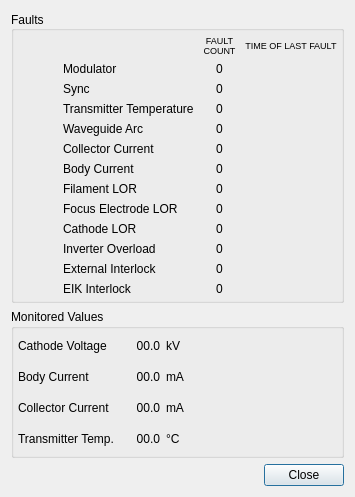
<?xml version="1.0" encoding="UTF-8"?>
<ui version="4.0">
 <class>XmitDetails</class>
 <widget class="QDialog" name="XmitDetails">
  <property name="geometry">
   <rect>
    <x>0</x>
    <y>0</y>
    <width>355</width>
    <height>497</height>
   </rect>
  </property>
  <property name="windowTitle">
   <string>Transmitter Status</string>
  </property>
  <property name="modal">
   <bool>false</bool>
  </property>
  <layout class="QVBoxLayout" name="verticalLayout">
   <item>
    <widget class="QGroupBox" name="xmitterFaultDetailsBox">
     <property name="enabled">
      <bool>true</bool>
     </property>
     <property name="sizePolicy">
      <sizepolicy hsizetype="MinimumExpanding" vsizetype="Preferred">
       <horstretch>0</horstretch>
       <verstretch>0</verstretch>
      </sizepolicy>
     </property>
     <property name="title">
      <string>Faults</string>
     </property>
     <property name="alignment">
      <set>Qt::AlignLeading|Qt::AlignLeft|Qt::AlignVCenter</set>
     </property>
     <property name="flat">
      <bool>false</bool>
     </property>
     <property name="checkable">
      <bool>false</bool>
     </property>
     <layout class="QGridLayout" name="gridLayout_2">
      <property name="margin">
       <number>4</number>
      </property>
      <item row="10" column="1">
       <widget class="QLabel" name="inverterOverloadFaultLabel">
        <property name="text">
         <string>Inverter Overload</string>
        </property>
       </widget>
      </item>
      <item row="2" column="3">
       <widget class="QLabel" name="syncFaultTime">
        <property name="text">
         <string/>
        </property>
        <property name="alignment">
         <set>Qt::AlignCenter</set>
        </property>
       </widget>
      </item>
      <item row="0" column="2">
       <widget class="QLabel" name="faultCountColumnTitle">
        <property name="font">
         <font>
          <pointsize>7</pointsize>
          <weight>50</weight>
          <bold>false</bold>
         </font>
        </property>
        <property name="text">
         <string>FAULT
COUNT</string>
        </property>
        <property name="alignment">
         <set>Qt::AlignCenter</set>
        </property>
       </widget>
      </item>
      <item row="0" column="3">
       <widget class="QLabel" name="faultTimeColumnTitle">
        <property name="font">
         <font>
          <pointsize>7</pointsize>
         </font>
        </property>
        <property name="text">
         <string>TIME OF LAST FAULT</string>
        </property>
        <property name="scaledContents">
         <bool>false</bool>
        </property>
        <property name="alignment">
         <set>Qt::AlignCenter</set>
        </property>
       </widget>
      </item>
      <item row="1" column="0">
       <widget class="QLabel" name="modulatorFaultIcon">
        <property name="sizePolicy">
         <sizepolicy hsizetype="Preferred" vsizetype="Preferred">
          <horstretch>0</horstretch>
          <verstretch>0</verstretch>
         </sizepolicy>
        </property>
        <property name="text">
         <string/>
        </property>
        <property name="pixmap">
         <pixmap resource="HcrGuiMainWindow.qrc">:/greenLED_off.png</pixmap>
        </property>
       </widget>
      </item>
      <item row="1" column="1">
       <widget class="QLabel" name="modulatorFaultLabel">
        <property name="sizePolicy">
         <sizepolicy hsizetype="Preferred" vsizetype="Preferred">
          <horstretch>0</horstretch>
          <verstretch>0</verstretch>
         </sizepolicy>
        </property>
        <property name="text">
         <string>Modulator</string>
        </property>
        <property name="indent">
         <number>0</number>
        </property>
       </widget>
      </item>
      <item row="1" column="2">
       <widget class="QLabel" name="modulatorFaultCount">
        <property name="text">
         <string>0</string>
        </property>
        <property name="alignment">
         <set>Qt::AlignCenter</set>
        </property>
       </widget>
      </item>
      <item row="1" column="3">
       <widget class="QLabel" name="modulatorFaultTime">
        <property name="text">
         <string/>
        </property>
        <property name="alignment">
         <set>Qt::AlignCenter</set>
        </property>
       </widget>
      </item>
      <item row="2" column="0">
       <widget class="QLabel" name="syncFaultIcon">
        <property name="sizePolicy">
         <sizepolicy hsizetype="Preferred" vsizetype="Preferred">
          <horstretch>0</horstretch>
          <verstretch>0</verstretch>
         </sizepolicy>
        </property>
        <property name="text">
         <string/>
        </property>
        <property name="pixmap">
         <pixmap resource="HcrGuiMainWindow.qrc">:/greenLED_off.png</pixmap>
        </property>
       </widget>
      </item>
      <item row="2" column="1">
       <widget class="QLabel" name="syncFaultLabel">
        <property name="sizePolicy">
         <sizepolicy hsizetype="Preferred" vsizetype="Preferred">
          <horstretch>0</horstretch>
          <verstretch>0</verstretch>
         </sizepolicy>
        </property>
        <property name="text">
         <string>Sync</string>
        </property>
       </widget>
      </item>
      <item row="2" column="2">
       <widget class="QLabel" name="syncFaultCount">
        <property name="text">
         <string>0</string>
        </property>
        <property name="alignment">
         <set>Qt::AlignCenter</set>
        </property>
       </widget>
      </item>
      <item row="3" column="0">
       <widget class="QLabel" name="xmitterTempFaultIcon">
        <property name="sizePolicy">
         <sizepolicy hsizetype="Preferred" vsizetype="Preferred">
          <horstretch>0</horstretch>
          <verstretch>0</verstretch>
         </sizepolicy>
        </property>
        <property name="text">
         <string/>
        </property>
        <property name="pixmap">
         <pixmap resource="HcrGuiMainWindow.qrc">:/greenLED_off.png</pixmap>
        </property>
       </widget>
      </item>
      <item row="3" column="1">
       <widget class="QLabel" name="xmitterTempFaultLabel">
        <property name="sizePolicy">
         <sizepolicy hsizetype="Preferred" vsizetype="Preferred">
          <horstretch>0</horstretch>
          <verstretch>0</verstretch>
         </sizepolicy>
        </property>
        <property name="text">
         <string>Transmitter Temperature</string>
        </property>
       </widget>
      </item>
      <item row="3" column="2">
       <widget class="QLabel" name="xmitterTempFaultCount">
        <property name="text">
         <string>0</string>
        </property>
        <property name="alignment">
         <set>Qt::AlignCenter</set>
        </property>
       </widget>
      </item>
      <item row="3" column="3">
       <widget class="QLabel" name="xmitterTempFaultTime">
        <property name="text">
         <string/>
        </property>
        <property name="alignment">
         <set>Qt::AlignCenter</set>
        </property>
       </widget>
      </item>
      <item row="4" column="0">
       <widget class="QLabel" name="wgArcFaultIcon">
        <property name="sizePolicy">
         <sizepolicy hsizetype="Preferred" vsizetype="Preferred">
          <horstretch>0</horstretch>
          <verstretch>0</verstretch>
         </sizepolicy>
        </property>
        <property name="text">
         <string/>
        </property>
        <property name="pixmap">
         <pixmap resource="HcrGuiMainWindow.qrc">:/greenLED_off.png</pixmap>
        </property>
       </widget>
      </item>
      <item row="4" column="1">
       <widget class="QLabel" name="wgArcFaultLabel">
        <property name="sizePolicy">
         <sizepolicy hsizetype="Preferred" vsizetype="Preferred">
          <horstretch>0</horstretch>
          <verstretch>0</verstretch>
         </sizepolicy>
        </property>
        <property name="text">
         <string>Waveguide Arc</string>
        </property>
       </widget>
      </item>
      <item row="4" column="2">
       <widget class="QLabel" name="wgArcFaultCount">
        <property name="text">
         <string>0</string>
        </property>
        <property name="alignment">
         <set>Qt::AlignCenter</set>
        </property>
       </widget>
      </item>
      <item row="4" column="3">
       <widget class="QLabel" name="wgArcFaultTime">
        <property name="text">
         <string/>
        </property>
        <property name="alignment">
         <set>Qt::AlignCenter</set>
        </property>
       </widget>
      </item>
      <item row="5" column="0">
       <widget class="QLabel" name="collectorCurrFaultIcon">
        <property name="sizePolicy">
         <sizepolicy hsizetype="Preferred" vsizetype="Preferred">
          <horstretch>0</horstretch>
          <verstretch>0</verstretch>
         </sizepolicy>
        </property>
        <property name="text">
         <string/>
        </property>
        <property name="pixmap">
         <pixmap resource="HcrGuiMainWindow.qrc">:/greenLED_off.png</pixmap>
        </property>
       </widget>
      </item>
      <item row="5" column="1">
       <widget class="QLabel" name="collectorCurrFaultLabel">
        <property name="sizePolicy">
         <sizepolicy hsizetype="Preferred" vsizetype="Preferred">
          <horstretch>0</horstretch>
          <verstretch>0</verstretch>
         </sizepolicy>
        </property>
        <property name="text">
         <string>Collector Current</string>
        </property>
       </widget>
      </item>
      <item row="5" column="2">
       <widget class="QLabel" name="collectorCurrFaultCount">
        <property name="text">
         <string>0</string>
        </property>
        <property name="alignment">
         <set>Qt::AlignCenter</set>
        </property>
       </widget>
      </item>
      <item row="5" column="3">
       <widget class="QLabel" name="collectorCurrFaultTime">
        <property name="text">
         <string/>
        </property>
        <property name="alignment">
         <set>Qt::AlignCenter</set>
        </property>
       </widget>
      </item>
      <item row="6" column="0">
       <widget class="QLabel" name="bodyCurrFaultIcon">
        <property name="sizePolicy">
         <sizepolicy hsizetype="Preferred" vsizetype="Preferred">
          <horstretch>0</horstretch>
          <verstretch>0</verstretch>
         </sizepolicy>
        </property>
        <property name="text">
         <string/>
        </property>
        <property name="pixmap">
         <pixmap resource="HcrGuiMainWindow.qrc">:/greenLED_off.png</pixmap>
        </property>
       </widget>
      </item>
      <item row="6" column="1">
       <widget class="QLabel" name="bodyCurrFaultLabel">
        <property name="sizePolicy">
         <sizepolicy hsizetype="Preferred" vsizetype="Preferred">
          <horstretch>0</horstretch>
          <verstretch>0</verstretch>
         </sizepolicy>
        </property>
        <property name="text">
         <string>Body Current</string>
        </property>
       </widget>
      </item>
      <item row="6" column="2">
       <widget class="QLabel" name="bodyCurrFaultCount">
        <property name="text">
         <string>0</string>
        </property>
        <property name="alignment">
         <set>Qt::AlignCenter</set>
        </property>
       </widget>
      </item>
      <item row="6" column="3">
       <widget class="QLabel" name="bodyCurrFaultTime">
        <property name="text">
         <string/>
        </property>
        <property name="alignment">
         <set>Qt::AlignCenter</set>
        </property>
       </widget>
      </item>
      <item row="7" column="0">
       <widget class="QLabel" name="filamentLorFaultIcon">
        <property name="sizePolicy">
         <sizepolicy hsizetype="Preferred" vsizetype="Preferred">
          <horstretch>0</horstretch>
          <verstretch>0</verstretch>
         </sizepolicy>
        </property>
        <property name="text">
         <string/>
        </property>
        <property name="pixmap">
         <pixmap resource="HcrGuiMainWindow.qrc">:/greenLED_off.png</pixmap>
        </property>
       </widget>
      </item>
      <item row="7" column="2">
       <widget class="QLabel" name="filamentLorFaultCount">
        <property name="text">
         <string>0</string>
        </property>
        <property name="alignment">
         <set>Qt::AlignCenter</set>
        </property>
       </widget>
      </item>
      <item row="7" column="3">
       <widget class="QLabel" name="filamentLorFaultTime">
        <property name="text">
         <string/>
        </property>
        <property name="alignment">
         <set>Qt::AlignCenter</set>
        </property>
       </widget>
      </item>
      <item row="8" column="0">
       <widget class="QLabel" name="focusElectrodeLorFaultIcon">
        <property name="sizePolicy">
         <sizepolicy hsizetype="Preferred" vsizetype="Preferred">
          <horstretch>0</horstretch>
          <verstretch>0</verstretch>
         </sizepolicy>
        </property>
        <property name="text">
         <string/>
        </property>
        <property name="pixmap">
         <pixmap resource="HcrGuiMainWindow.qrc">:/greenLED_off.png</pixmap>
        </property>
       </widget>
      </item>
      <item row="8" column="1">
       <widget class="QLabel" name="focusElectrodeLorFaultLabel">
        <property name="sizePolicy">
         <sizepolicy hsizetype="Preferred" vsizetype="Preferred">
          <horstretch>0</horstretch>
          <verstretch>0</verstretch>
         </sizepolicy>
        </property>
        <property name="text">
         <string>Focus Electrode LOR</string>
        </property>
       </widget>
      </item>
      <item row="8" column="2">
       <widget class="QLabel" name="focusElectrodeLorFaultCount">
        <property name="text">
         <string>0</string>
        </property>
        <property name="alignment">
         <set>Qt::AlignCenter</set>
        </property>
       </widget>
      </item>
      <item row="8" column="3">
       <widget class="QLabel" name="focusElectrodeLorFaultTime">
        <property name="text">
         <string/>
        </property>
        <property name="alignment">
         <set>Qt::AlignCenter</set>
        </property>
       </widget>
      </item>
      <item row="9" column="0">
       <widget class="QLabel" name="cathodeLorFaultIcon">
        <property name="sizePolicy">
         <sizepolicy hsizetype="Preferred" vsizetype="Preferred">
          <horstretch>0</horstretch>
          <verstretch>0</verstretch>
         </sizepolicy>
        </property>
        <property name="text">
         <string/>
        </property>
        <property name="pixmap">
         <pixmap resource="HcrGuiMainWindow.qrc">:/greenLED_off.png</pixmap>
        </property>
       </widget>
      </item>
      <item row="9" column="1">
       <widget class="QLabel" name="cathodeLorFaultLabel">
        <property name="sizePolicy">
         <sizepolicy hsizetype="Preferred" vsizetype="Preferred">
          <horstretch>0</horstretch>
          <verstretch>0</verstretch>
         </sizepolicy>
        </property>
        <property name="text">
         <string>Cathode LOR</string>
        </property>
       </widget>
      </item>
      <item row="9" column="2">
       <widget class="QLabel" name="cathodeLorFaultCount">
        <property name="text">
         <string>0</string>
        </property>
        <property name="alignment">
         <set>Qt::AlignCenter</set>
        </property>
       </widget>
      </item>
      <item row="9" column="3">
       <widget class="QLabel" name="cathodeLorFaultTime">
        <property name="text">
         <string/>
        </property>
        <property name="alignment">
         <set>Qt::AlignCenter</set>
        </property>
       </widget>
      </item>
      <item row="10" column="0">
       <widget class="QLabel" name="inverterOverloadFaultIcon">
        <property name="text">
         <string/>
        </property>
        <property name="pixmap">
         <pixmap resource="HcrGuiMainWindow.qrc">:/greenLED_off.png</pixmap>
        </property>
       </widget>
      </item>
      <item row="10" column="2">
       <widget class="QLabel" name="inverterOverloadFaultCount">
        <property name="text">
         <string>0</string>
        </property>
        <property name="alignment">
         <set>Qt::AlignCenter</set>
        </property>
       </widget>
      </item>
      <item row="10" column="3">
       <widget class="QLabel" name="inverterOverloadFaultTime">
        <property name="text">
         <string/>
        </property>
        <property name="alignment">
         <set>Qt::AlignCenter</set>
        </property>
       </widget>
      </item>
      <item row="11" column="0">
       <widget class="QLabel" name="extInterlockFaultIcon">
        <property name="text">
         <string/>
        </property>
        <property name="pixmap">
         <pixmap resource="HcrGuiMainWindow.qrc">:/greenLED_off.png</pixmap>
        </property>
       </widget>
      </item>
      <item row="11" column="1">
       <widget class="QLabel" name="extInterlockFaultLabel">
        <property name="text">
         <string>External Interlock</string>
        </property>
       </widget>
      </item>
      <item row="11" column="2">
       <widget class="QLabel" name="extInterlockFaultCount">
        <property name="text">
         <string>0</string>
        </property>
        <property name="alignment">
         <set>Qt::AlignCenter</set>
        </property>
       </widget>
      </item>
      <item row="11" column="3">
       <widget class="QLabel" name="extInterlockFaultTime">
        <property name="text">
         <string/>
        </property>
        <property name="alignment">
         <set>Qt::AlignCenter</set>
        </property>
       </widget>
      </item>
      <item row="12" column="0">
       <widget class="QLabel" name="eikInterlockFaultIcon">
        <property name="text">
         <string/>
        </property>
        <property name="pixmap">
         <pixmap resource="HcrGuiMainWindow.qrc">:/greenLED_off.png</pixmap>
        </property>
       </widget>
      </item>
      <item row="12" column="1">
       <widget class="QLabel" name="eikInterlockFaultLabel">
        <property name="text">
         <string>EIK Interlock</string>
        </property>
       </widget>
      </item>
      <item row="12" column="2">
       <widget class="QLabel" name="eikInterlockFaultCount">
        <property name="text">
         <string>0</string>
        </property>
        <property name="alignment">
         <set>Qt::AlignCenter</set>
        </property>
       </widget>
      </item>
      <item row="12" column="3">
       <widget class="QLabel" name="eikInterlockFaultTime">
        <property name="text">
         <string/>
        </property>
        <property name="alignment">
         <set>Qt::AlignCenter</set>
        </property>
       </widget>
      </item>
      <item row="7" column="1">
       <widget class="QLabel" name="filamentLorFaultLabel">
        <property name="sizePolicy">
         <sizepolicy hsizetype="Preferred" vsizetype="Preferred">
          <horstretch>0</horstretch>
          <verstretch>0</verstretch>
         </sizepolicy>
        </property>
        <property name="text">
         <string>Filament LOR</string>
        </property>
       </widget>
      </item>
     </layout>
    </widget>
   </item>
   <item>
    <widget class="QGroupBox" name="xmitterStatusBox">
     <property name="sizePolicy">
      <sizepolicy hsizetype="Preferred" vsizetype="Minimum">
       <horstretch>0</horstretch>
       <verstretch>0</verstretch>
      </sizepolicy>
     </property>
     <property name="title">
      <string>Monitored Values</string>
     </property>
     <property name="flat">
      <bool>false</bool>
     </property>
     <property name="checkable">
      <bool>false</bool>
     </property>
     <layout class="QGridLayout" name="gridLayout_4" columnstretch="0,0,100" columnminimumwidth="0,40,0">
      <property name="margin">
       <number>4</number>
      </property>
      <item row="0" column="0">
       <widget class="QLabel" name="cathodeVoltageTitle">
        <property name="sizePolicy">
         <sizepolicy hsizetype="Minimum" vsizetype="Preferred">
          <horstretch>0</horstretch>
          <verstretch>0</verstretch>
         </sizepolicy>
        </property>
        <property name="text">
         <string>Cathode Voltage </string>
        </property>
       </widget>
      </item>
      <item row="0" column="1">
       <widget class="QLabel" name="cathodeVoltageValue">
        <property name="sizePolicy">
         <sizepolicy hsizetype="Preferred" vsizetype="Preferred">
          <horstretch>0</horstretch>
          <verstretch>0</verstretch>
         </sizepolicy>
        </property>
        <property name="text">
         <string>00.0</string>
        </property>
        <property name="alignment">
         <set>Qt::AlignRight|Qt::AlignTrailing|Qt::AlignVCenter</set>
        </property>
       </widget>
      </item>
      <item row="0" column="2">
       <widget class="QLabel" name="cathodeVoltageUnits">
        <property name="sizePolicy">
         <sizepolicy hsizetype="Minimum" vsizetype="Preferred">
          <horstretch>0</horstretch>
          <verstretch>0</verstretch>
         </sizepolicy>
        </property>
        <property name="text">
         <string>kV</string>
        </property>
       </widget>
      </item>
      <item row="1" column="0">
       <widget class="QLabel" name="bodyCurrentTitle">
        <property name="sizePolicy">
         <sizepolicy hsizetype="Minimum" vsizetype="Preferred">
          <horstretch>0</horstretch>
          <verstretch>0</verstretch>
         </sizepolicy>
        </property>
        <property name="text">
         <string>Body Current </string>
        </property>
       </widget>
      </item>
      <item row="1" column="1">
       <widget class="QLabel" name="bodyCurrentValue">
        <property name="text">
         <string>00.0</string>
        </property>
        <property name="alignment">
         <set>Qt::AlignRight|Qt::AlignTrailing|Qt::AlignVCenter</set>
        </property>
       </widget>
      </item>
      <item row="1" column="2">
       <widget class="QLabel" name="bodyCurrentUnits">
        <property name="sizePolicy">
         <sizepolicy hsizetype="Minimum" vsizetype="Preferred">
          <horstretch>0</horstretch>
          <verstretch>0</verstretch>
         </sizepolicy>
        </property>
        <property name="text">
         <string>mA</string>
        </property>
       </widget>
      </item>
      <item row="2" column="0">
       <widget class="QLabel" name="collectorCurrentTitle">
        <property name="sizePolicy">
         <sizepolicy hsizetype="Minimum" vsizetype="Preferred">
          <horstretch>0</horstretch>
          <verstretch>0</verstretch>
         </sizepolicy>
        </property>
        <property name="text">
         <string>Collector Current</string>
        </property>
       </widget>
      </item>
      <item row="2" column="1">
       <widget class="QLabel" name="collectorCurrentValue">
        <property name="text">
         <string>00.0</string>
        </property>
        <property name="alignment">
         <set>Qt::AlignRight|Qt::AlignTrailing|Qt::AlignVCenter</set>
        </property>
       </widget>
      </item>
      <item row="2" column="2">
       <widget class="QLabel" name="collectorCurrentUnits">
        <property name="sizePolicy">
         <sizepolicy hsizetype="Minimum" vsizetype="Preferred">
          <horstretch>0</horstretch>
          <verstretch>0</verstretch>
         </sizepolicy>
        </property>
        <property name="text">
         <string>mA</string>
        </property>
       </widget>
      </item>
      <item row="3" column="0">
       <widget class="QLabel" name="xmitterTempTitle">
        <property name="sizePolicy">
         <sizepolicy hsizetype="Minimum" vsizetype="Preferred">
          <horstretch>0</horstretch>
          <verstretch>0</verstretch>
         </sizepolicy>
        </property>
        <property name="text">
         <string>Transmitter Temp.</string>
        </property>
       </widget>
      </item>
      <item row="3" column="1">
       <widget class="QLabel" name="xmitterTempValue">
        <property name="sizePolicy">
         <sizepolicy hsizetype="Preferred" vsizetype="Preferred">
          <horstretch>0</horstretch>
          <verstretch>0</verstretch>
         </sizepolicy>
        </property>
        <property name="text">
         <string>00.0</string>
        </property>
        <property name="alignment">
         <set>Qt::AlignRight|Qt::AlignTrailing|Qt::AlignVCenter</set>
        </property>
       </widget>
      </item>
      <item row="3" column="2">
       <widget class="QLabel" name="xmitterTempUnits">
        <property name="sizePolicy">
         <sizepolicy hsizetype="Minimum" vsizetype="Preferred">
          <horstretch>0</horstretch>
          <verstretch>0</verstretch>
         </sizepolicy>
        </property>
        <property name="text">
         <string>°C</string>
        </property>
       </widget>
      </item>
     </layout>
    </widget>
   </item>
   <item>
    <widget class="QDialogButtonBox" name="buttonBox">
     <property name="orientation">
      <enum>Qt::Horizontal</enum>
     </property>
     <property name="standardButtons">
      <set>QDialogButtonBox::Close</set>
     </property>
    </widget>
   </item>
  </layout>
 </widget>
 <resources>
  <include location="HcrGuiMainWindow.qrc"/>
  <include location="HcrGuiMainWindow.qrc"/>
 </resources>
 <connections>
  <connection>
   <sender>buttonBox</sender>
   <signal>accepted()</signal>
   <receiver>XmitDetails</receiver>
   <slot>accept()</slot>
   <hints>
    <hint type="sourcelabel">
     <x>227</x>
     <y>354</y>
    </hint>
    <hint type="destinationlabel">
     <x>157</x>
     <y>274</y>
    </hint>
   </hints>
  </connection>
  <connection>
   <sender>buttonBox</sender>
   <signal>rejected()</signal>
   <receiver>XmitDetails</receiver>
   <slot>reject()</slot>
   <hints>
    <hint type="sourcelabel">
     <x>295</x>
     <y>360</y>
    </hint>
    <hint type="destinationlabel">
     <x>286</x>
     <y>274</y>
    </hint>
   </hints>
  </connection>
 </connections>
</ui>
